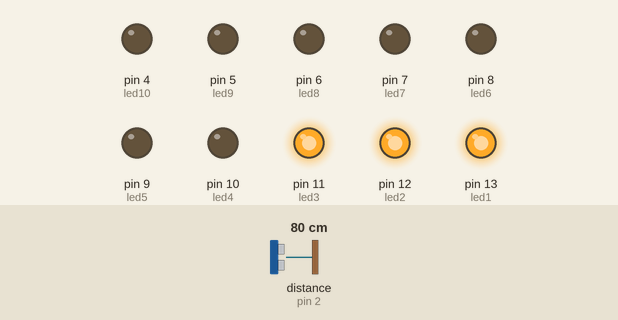
Recording of a sketch running on a simulated Arduino Uno, built with avr-gcc and run on an emulated ATmega328P. On the bench: output pins drawn as LEDs (lit = HIGH). Wiring (inferred from the names in the program): ultrasonic range finder: trigger pin 3; echo pin 2. The inputs (shaded band) are chosen by the test bench; at power-on: distance to the obstacle (sensor on pin 2) 80 cm. The echo pulse lasts 58.3 µs per cm; pins used as bus, display or sensor lines are not drawn.

Above: at 1.2 s.
1.3 s: distance to the obstacle (sensor on pin 2) set to 63 cm
2.8 s: distance to the obstacle (sensor on pin 2) set to 57 cm
At 3.3 s:
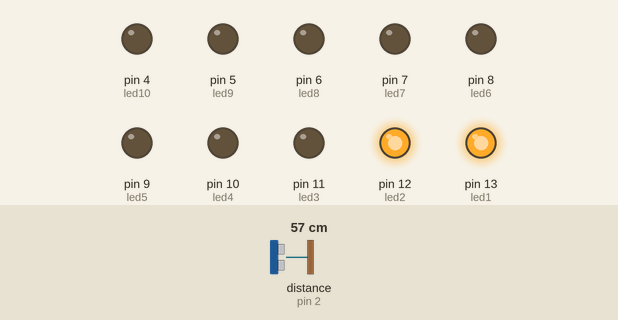
4.3 s: distance to the obstacle (sensor on pin 2) set to 45 cm
5.8 s: distance to the obstacle (sensor on pin 2) set to 37 cm
At 6.7 s:
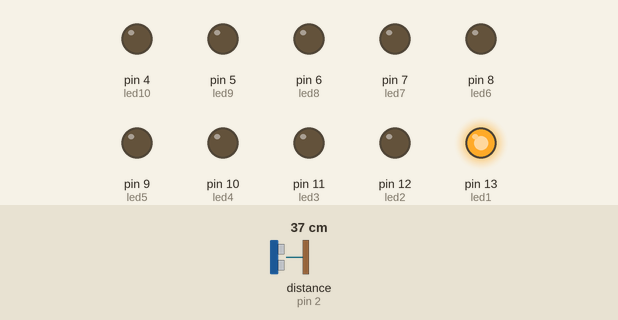
7.3 s: distance to the obstacle (sensor on pin 2) set to 120 cm
At 7.9 s:
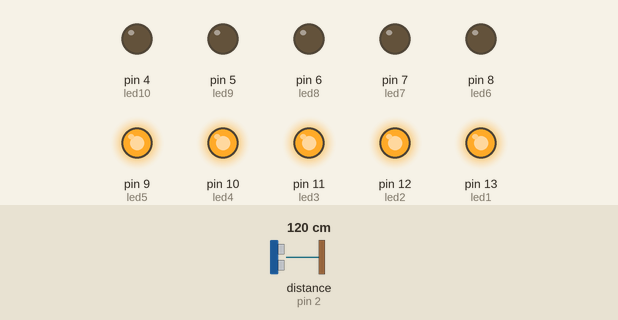
8.8 s: distance to the obstacle (sensor on pin 2) set to 105 cm
10.3 s: distance to the obstacle (sensor on pin 2) set to 99 cm
At 11.4 s:
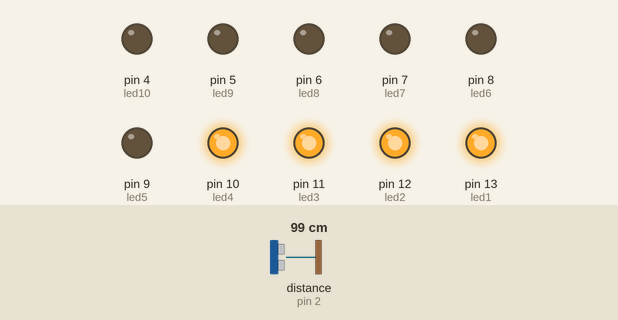
Timing chart, 0 to 12.8 s (numbered marks = the images above; inputs shaded):
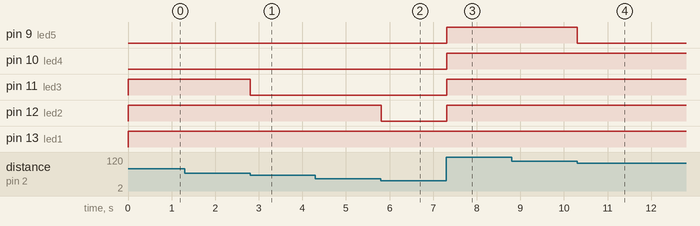

Measured:
- the behaviour switches between 61 and 60 cm on distance to the obstacle (sensor on pin 2) (found by bisection; images 0 and 1)
- the behaviour switches between 41 and 40 cm on distance to the obstacle (sensor on pin 2) (found by bisection; images 1 and 2)
- the behaviour switches between 102 and 101 cm on distance to the obstacle (sensor on pin 2) (found by bisection; images 3 and 4)
- after the input at 1.3 s, every drawn part: stays the same
- after the input at 2.8 s, pin 11 (led3): HIGH → LOW at once
- after the input at 4.3 s, every drawn part: stays the same
- after the input at 5.8 s, pin 12 (led2): HIGH → LOW at once
- after the input at 7.3 s, pin 9 (led5), pin 10 (led4), pin 11 (led3), pin 12 (led2): LOW → HIGH at once
- after the input at 8.8 s, every drawn part: stays the same
- after the input at 10.3 s, pin 9 (led5): HIGH → LOW at once

The sketch:

_1_ultrasonic_sensor_and_led1.ino
```cpp
// C++ code
//
int trig =3;
int echo = 2;
int led1 = 13;
int led2 = 12;
int led3 =11;
int led4 = 10;
int led5 = 9;
int led6 = 8;
int led7 = 7;
int led8 = 6;
int led9 = 5;
int led10 = 4;


void setup(){

  pinMode(3, OUTPUT);
  pinMode(2, INPUT);
  pinMode(13, OUTPUT);
  pinMode(12, OUTPUT);
  pinMode(11, OUTPUT);
  pinMode(10, OUTPUT);
  pinMode(9, OUTPUT);
  pinMode(8, OUTPUT);
  pinMode(7, OUTPUT);
  pinMode(6, OUTPUT);
  pinMode(5, OUTPUT);
  pinMode(4, OUTPUT);
}

void loop() {

  long duration, distance;
  digitalWrite(trig, LOW);
  delayMicroseconds(2);
  digitalWrite(trig, HIGH);
  delayMicroseconds(20);
  digitalWrite(trig, LOW);
  duration = pulseIn(echo, HIGH);
  distance = duration*0.034/2;

  if (distance >= 0)
  {
    digitalWrite(led1, HIGH);
  }
  else
  {
    digitalWrite(led1, LOW);
  }

  if (distance >= 40)
  {
    digitalWrite(led2, HIGH);
  }
  else
  {
    digitalWrite(led2, LOW);
  }

  if (distance >= 60)
  {
    digitalWrite(led3, HIGH);
  }
  else
  {
    digitalWrite(led3, LOW);
  }

  if (distance >= 80)
  {
    digitalWrite(led4, HIGH);
  }
  else
  {
    digitalWrite(led4, LOW);
  }

  if (distance >= 100)
  {
    digitalWrite(led5, HIGH);
  }
  else
  {
    digitalWrite(led5, LOW);
  }

  if (distance >= 120)
  {
    digitalWrite(led6, HIGH);
  }
  else
  {
    digitalWrite(led6, LOW);
  }

  if (distance >= 140)
  {
    digitalWrite(led7, HIGH);
  }
  else
  {
    digitalWrite(led7, LOW);
  }

  if (distance >= 160)
  {
    digitalWrite(led8, HIGH);
  }
  else
  {
    digitalWrite(led8, LOW);
  }

  if (distance >= 180)
  {
    digitalWrite(led9, HIGH);
  }
  else
  {
    digitalWrite(led9, LOW);
  }

  if (distance >= 200)
  {
    digitalWrite(led10, HIGH);
  }
  else
  {
    digitalWrite(led10, LOW);
  }

}
```
